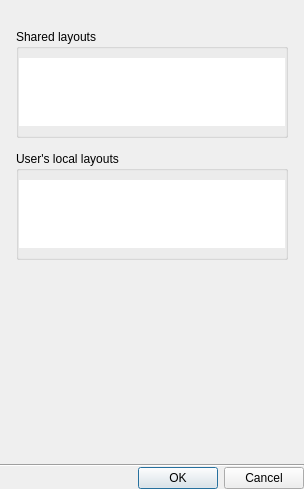
<?xml version="1.0" encoding="UTF-8"?>
<ui version="4.0">
 <class>LayoutSelectionDialog</class>
 <widget class="QDialog" name="LayoutSelectionDialog">
  <property name="geometry">
   <rect>
    <x>0</x>
    <y>0</y>
    <width>304</width>
    <height>489</height>
   </rect>
  </property>
  <property name="windowTitle">
   <string>Select layout</string>
  </property>
  <layout class="QVBoxLayout" name="verticalLayout_2">
   <property name="spacing">
    <number>0</number>
   </property>
   <property name="leftMargin">
    <number>0</number>
   </property>
   <property name="topMargin">
    <number>0</number>
   </property>
   <property name="rightMargin">
    <number>0</number>
   </property>
   <property name="bottomMargin">
    <number>0</number>
   </property>
   <item>
    <widget class="QWidget" name="mainWidget" native="true">
     <layout class="QVBoxLayout" name="verticalLayout">
      <property name="spacing">
       <number>13</number>
      </property>
      <property name="leftMargin">
       <number>16</number>
      </property>
      <property name="topMargin">
       <number>16</number>
      </property>
      <property name="rightMargin">
       <number>16</number>
      </property>
      <property name="bottomMargin">
       <number>0</number>
      </property>
      <item>
       <widget class="nx::vms::client::desktop::SearchLineEdit" name="searchLineEdit" native="true"/>
      </item>
      <item>
       <widget class="QScrollArea" name="scrollArea">
        <property name="frameShape">
         <enum>QFrame::NoFrame</enum>
        </property>
        <property name="horizontalScrollBarPolicy">
         <enum>Qt::ScrollBarAsNeeded</enum>
        </property>
        <property name="widgetResizable">
         <bool>true</bool>
        </property>
        <widget class="QWidget" name="scrollAreaWidgetContents">
         <property name="geometry">
          <rect>
           <x>0</x>
           <y>0</y>
           <width>272</width>
           <height>422</height>
          </rect>
         </property>
         <property name="sizePolicy">
          <sizepolicy hsizetype="Ignored" vsizetype="Preferred">
           <horstretch>0</horstretch>
           <verstretch>0</verstretch>
          </sizepolicy>
         </property>
         <layout class="QVBoxLayout" name="verticalLayout_5">
          <property name="spacing">
           <number>13</number>
          </property>
          <property name="leftMargin">
           <number>0</number>
          </property>
          <property name="topMargin">
           <number>0</number>
          </property>
          <property name="rightMargin">
           <number>0</number>
          </property>
          <property name="bottomMargin">
           <number>16</number>
          </property>
          <item>
           <widget class="QGroupBox" name="sharedGroupBox">
            <property name="sizePolicy">
             <sizepolicy hsizetype="Preferred" vsizetype="Fixed">
              <horstretch>0</horstretch>
              <verstretch>0</verstretch>
             </sizepolicy>
            </property>
            <property name="title">
             <string>Shared layouts</string>
            </property>
            <property name="flat">
             <bool>true</bool>
            </property>
            <layout class="QVBoxLayout" name="verticalLayout_3">
             <property name="leftMargin">
              <number>0</number>
             </property>
             <property name="rightMargin">
              <number>0</number>
             </property>
             <item>
              <widget class="nx::vms::client::desktop::TreeView" name="sharedTreeView">
               <property name="sizePolicy">
                <sizepolicy hsizetype="MinimumExpanding" vsizetype="Fixed">
                 <horstretch>0</horstretch>
                 <verstretch>0</verstretch>
                </sizepolicy>
               </property>
               <property name="frameShape">
                <enum>QFrame::NoFrame</enum>
               </property>
               <property name="verticalScrollBarPolicy">
                <enum>Qt::ScrollBarAlwaysOff</enum>
               </property>
               <property name="horizontalScrollBarPolicy">
                <enum>Qt::ScrollBarAlwaysOff</enum>
               </property>
               <property name="sizeAdjustPolicy">
                <enum>QAbstractScrollArea::AdjustToContents</enum>
               </property>
               <property name="editTriggers">
                <set>QAbstractItemView::NoEditTriggers</set>
               </property>
               <property name="selectionMode">
                <enum>QAbstractItemView::ExtendedSelection</enum>
               </property>
               <property name="rootIsDecorated">
                <bool>false</bool>
               </property>
               <property name="uniformRowHeights">
                <bool>true</bool>
               </property>
               <property name="itemsExpandable">
                <bool>false</bool>
               </property>
               <property name="allColumnsShowFocus">
                <bool>true</bool>
               </property>
               <attribute name="headerVisible">
                <bool>false</bool>
               </attribute>
              </widget>
             </item>
            </layout>
           </widget>
          </item>
          <item>
           <widget class="QGroupBox" name="localGroupBox">
            <property name="sizePolicy">
             <sizepolicy hsizetype="Preferred" vsizetype="Fixed">
              <horstretch>0</horstretch>
              <verstretch>0</verstretch>
             </sizepolicy>
            </property>
            <property name="title">
             <string notr="true">User's local layouts</string>
            </property>
            <property name="flat">
             <bool>true</bool>
            </property>
            <layout class="QVBoxLayout" name="verticalLayout_4">
             <property name="leftMargin">
              <number>0</number>
             </property>
             <property name="rightMargin">
              <number>0</number>
             </property>
             <item>
              <widget class="nx::vms::client::desktop::TreeView" name="localTreeView">
               <property name="sizePolicy">
                <sizepolicy hsizetype="MinimumExpanding" vsizetype="Fixed">
                 <horstretch>0</horstretch>
                 <verstretch>0</verstretch>
                </sizepolicy>
               </property>
               <property name="frameShape">
                <enum>QFrame::NoFrame</enum>
               </property>
               <property name="verticalScrollBarPolicy">
                <enum>Qt::ScrollBarAlwaysOff</enum>
               </property>
               <property name="horizontalScrollBarPolicy">
                <enum>Qt::ScrollBarAlwaysOff</enum>
               </property>
               <property name="sizeAdjustPolicy">
                <enum>QAbstractScrollArea::AdjustToContents</enum>
               </property>
               <property name="editTriggers">
                <set>QAbstractItemView::NoEditTriggers</set>
               </property>
               <property name="selectionMode">
                <enum>QAbstractItemView::ExtendedSelection</enum>
               </property>
               <property name="rootIsDecorated">
                <bool>false</bool>
               </property>
               <property name="uniformRowHeights">
                <bool>true</bool>
               </property>
               <property name="itemsExpandable">
                <bool>false</bool>
               </property>
               <property name="allColumnsShowFocus">
                <bool>true</bool>
               </property>
               <attribute name="headerVisible">
                <bool>false</bool>
               </attribute>
              </widget>
             </item>
            </layout>
           </widget>
          </item>
          <item>
           <widget class="QLabel" name="additionalInfoLabel">
            <property name="alignment">
             <set>Qt::AlignCenter</set>
            </property>
            <property name="wordWrap">
             <bool>true</bool>
            </property>
           </widget>
          </item>
          <item>
           <spacer name="verticalSpacer">
            <property name="orientation">
             <enum>Qt::Vertical</enum>
            </property>
            <property name="sizeHint" stdset="0">
             <size>
              <width>20</width>
              <height>132</height>
             </size>
            </property>
           </spacer>
          </item>
         </layout>
        </widget>
       </widget>
      </item>
     </layout>
    </widget>
   </item>
   <item>
    <widget class="nx::vms::client::desktop::CommonMessageBar" name="alertBar" native="true"/>
   </item>
   <item>
    <widget class="Line" name="line">
     <property name="orientation">
      <enum>Qt::Horizontal</enum>
     </property>
    </widget>
   </item>
   <item>
    <layout class="QHBoxLayout" name="horizontalLayout">
     <property name="leftMargin">
      <number>16</number>
     </property>
     <item>
      <widget class="QDialogButtonBox" name="buttonBox">
       <property name="orientation">
        <enum>Qt::Horizontal</enum>
       </property>
       <property name="standardButtons">
        <set>QDialogButtonBox::Cancel|QDialogButtonBox::Ok</set>
       </property>
      </widget>
     </item>
    </layout>
   </item>
  </layout>
 </widget>
 <customwidgets>
  <customwidget>
   <class>nx::vms::client::desktop::SearchLineEdit</class>
   <extends>QWidget</extends>
   <header location="global">nx/vms/client/desktop/common/widgets/search_line_edit.h</header>
   <container>1</container>
  </customwidget>
  <customwidget>
   <class>nx::vms::client::desktop::TreeView</class>
   <extends>QTreeView</extends>
   <header location="global">nx/vms/client/desktop/common/widgets/tree_view.h</header>
  </customwidget>
  <customwidget>
   <class>nx::vms::client::desktop::CommonMessageBar</class>
   <extends>QWidget</extends>
   <header>nx/vms/client/desktop/common/widgets/message_bar.h</header>
   <container>1</container>
  </customwidget>
 </customwidgets>
 <tabstops>
  <tabstop>scrollArea</tabstop>
  <tabstop>sharedTreeView</tabstop>
  <tabstop>localTreeView</tabstop>
 </tabstops>
 <resources/>
 <connections>
  <connection>
   <sender>buttonBox</sender>
   <signal>accepted()</signal>
   <receiver>LayoutSelectionDialog</receiver>
   <slot>accept()</slot>
   <hints>
    <hint type="sourcelabel">
     <x>248</x>
     <y>254</y>
    </hint>
    <hint type="destinationlabel">
     <x>157</x>
     <y>274</y>
    </hint>
   </hints>
  </connection>
  <connection>
   <sender>buttonBox</sender>
   <signal>rejected()</signal>
   <receiver>LayoutSelectionDialog</receiver>
   <slot>reject()</slot>
   <hints>
    <hint type="sourcelabel">
     <x>316</x>
     <y>260</y>
    </hint>
    <hint type="destinationlabel">
     <x>286</x>
     <y>274</y>
    </hint>
   </hints>
  </connection>
 </connections>
</ui>
